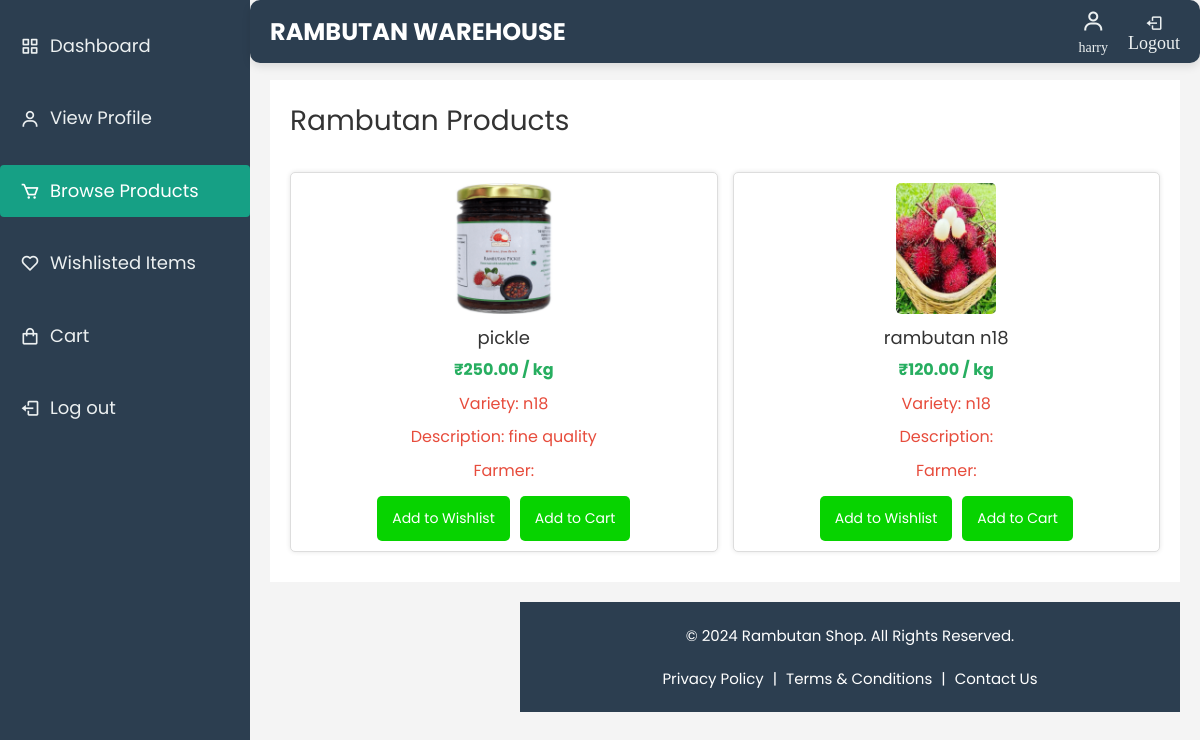
The app's page /products/ (signed in) with its own data.
### warehouse/models.py (models this page shows, shortened)
class Registeruser(AbstractUser):
    username = models.EmailField(unique=True)
    name = models.CharField(max_length=50,default='noname')
    contact = models.CharField(max_length=250, blank=True)
    address = models.CharField(max_length=250, blank=True)
    place = models.CharField(max_length=100, blank=True)
    role = models.CharField(max_length=10, choices=ROLE_CHOICES)
    groups = models.ManyToManyField(
        Group,
        related_name='registeruser_set',  # Custom related_name
        blank=True,
        help_text='The groups this user belongs to. A user will get all permissions granted to each of their groups.'
    )
    user_permissions = models.ManyToManyField(
        Permission,
        related_name='registeruser_set',  # Custom related_name
        blank=True,
        help_text='Specific permissions for this user.'
    )

class RambutanPost(models.Model):
    farmer = models.ForeignKey('FarmerDetails', on_delete=models.CASCADE, related_name='rambutan_posts')
    name = models.CharField(max_length=255)
    variety = models.CharField(max_length=100)
    quantity = models.PositiveIntegerField()
    quantity_left = models.PositiveIntegerField(default=0)  # Quantity left after sales
    price_per_kg = models.DecimalField(max_digits=10, decimal_places=2)
    image = models.ImageField(upload_to='rambutan_images/', blank=True, null=True)
    description = models.TextField(blank=True, null=True)
    created_at = models.DateTimeField(auto_now_add=True)
    is_available = models.BooleanField(default=True)  # Whether the post is still available

### warehouse/views.py (the view)
# urls.py: path('products/', views.products_browse, name='products_browse'),
@login_required
def products_browse(request):
    products = RambutanPost.objects.all().values('id', 'name', 'variety', 'image', 'price_per_kg', 'created_at', 'description', 'is_available')
    cart_items = Cart.objects.filter(user=request.user).values_list('rambutan_post_id', flat=True)
    wishlist_items = Wishlist.objects.filter(user=request.user).values_list('rambutan_post_id', flat=True)
    for product in products:
            if not product['is_available']:
                product['status_message'] = 'Unavailable'
    context = {
        'products': products,
    }
    return render(request, 'shop.html', context)

### warehouse/templates/shop.html (shortened to what this page needs)
{% load static %}
<!DOCTYPE html>
<html lang="en" dir="ltr">
<head>
    <link href='https://unpkg.com/boxicons@2.0.7/css/boxicons.min.css' rel='stylesheet'>
    <link href="https://cdn.jsdelivr.net/npm/sweetalert2@11/dist/sweetalert2.min.css" rel="stylesheet">
    <link rel="stylesheet" href="{% static 'css/open-iconic-bootstrap.min.css' %}">
    <link rel="stylesheet" href="{% static 'css/animate.css' %}">
    <link rel="stylesheet" href="{% static 'css/owl.carousel.min.css' %}">
    <link rel="stylesheet" href="{% static 'css/owl.theme.default.min.css' %}">
    <link rel="stylesheet" href="{% static 'css/magnific-popup.css' %}">
    <link rel="stylesheet" href="{% static 'css/aos.css' %}">
    <link rel="stylesheet" href="{% static 'css/ionicons.min.css' %}">
    <link rel="stylesheet" href="{% static 'css/bootstrap-datepicker.css' %}">
    <link rel="stylesheet" href="{% static 'css/jquery.timepicker.css' %}">
    <link rel="stylesheet" href="{% static 'css/flaticon.css' %}">
    <link rel="stylesheet" href="{% static 'css/icomoon.css' %}">
    <link rel="stylesheet" href="{% static 'css/style.css' %}">
</head>
<body>
    <div class="sidebar">
        <ul class="nav-links">
            <li>
                <a href="{% url 'customer_dashboard' %}" >
                    <i class='bx bx-grid-alt'></i>
                    <span class="links_name">Dashboard</span>
                </a>
            </li>
            <li>
                <a href="{% url 'profile_view' %}">
                    <i class='bx bx-user'></i>
                    <span class="links_name">View Profile</span>
                </a>
            </li>
            <li>
                <a href="{% url 'products_browse' %}" class="active">
                    <i class='bx bx-cart'></i>
                    <span class="links_name">Browse Products</span>
                </a>
            </li>
            <li>
                <a href="{% url 'wishlist' %}">
                    <i class='bx bx-heart'></i>
                    <span class="links_name">Wishlisted Items</span>
                </a>
            </li>
            <li>
                <a href="{% url 'cart' %}">
                    <i class='bx bx-shopping-bag'></i>
                    <span class="links_name">Cart</span>
                </a>
            </li>
            <li class="log_out">
                <a href="{% url 'logout' %}" class="logout-button">
                    <i class='bx bx-log-out'></i>
                    <span class="links_name">Log out</span>
                </a>
            </li>
        </ul>
    </div>
    <section class="home-section">
        <nav class="top-navbar">
            <div class="logo">
                <span class="logo-text">Rambutan Warehouse</span>
            </div>
            <ul class="nav-icons">
                <li class="user-profile">
                    <a href="{% url 'profile_view' %}">
                        <i class='bx bx-user'></i>
                        <span class="icon-name">{{ user.name }}</span>
                    </a>
                </li>
                <li>
                    <a href="{% url 'logout' %}" class="logout-button">
                        <i class='bx bx-log-out'></i>
                        <span class="icon-name">Logout</span>
                    </a>
                </li>
            </ul>
        </nav>
        <div class="main-content">
            <h2>Rambutan Products</h2>
            <div class="product-listing">
                {% for product in products %}
                <div class="product">
                    <img src="{% if product.image %}/media/{{ product.image }}{% else %}{% static 'images/default_product.jpg' %}{% endif %}" alt="{{ product.name }}" width="100px" >
                    <h3>{{ product.name }}</h3>
                    <p class="price">₹{{ product.price_per_kg }} / kg</p>
                    <p>Variety: {{ product.variety }}</p>
                    <p>Description: {{ product.description }}</p>
                    <p>Farmer: {{ product.user.username }}</p>
                    {% if product.status_message %}
                        <p class="unavailable">{{ product.status_message }}</p>
                    {% else %}
                        <div class="cart-buttons">
                            <button><a href="{% url 'add_to_wishlist' product.id %}">Add to Wishlist</a></button>
                            <button><a href="{% url 'add_to_cart' product.id %}">Add to Cart</a></button>
                        </div>
                    {% endif %}
                </div>
                {% empty %}
                <p>No products available at the moment.</p>
                {% endfor %}
            </div>
        </div>
    <footer>
        <p>&copy; 2024 Rambutan Shop. All Rights Reserved.</p>
        <a href="#">Privacy Policy</a> | <a href="#">Terms & Conditions</a> | <a href="#">Contact Us</a>
    </footer>
</section>
</body>
</html>

### warehouse/static/css/icomoon.css (style rules this page uses)
[class^="icon-"], [class*=" icon-"] { font-family: 'icomoon' !important; speak: none; font-style: normal; font-weight: normal; font-variant: normal; text-transform: none; line-height: 1; -webkit-font-smoothing: antialiased; -moz-osx-font-smoothing: grayscale; }

### warehouse/templates/shop.html (style rules this page uses)
:root { --primary-color: #2c3e50; --secondary-color: #ecf0f1; --accent-color: #16a085; --hover-color: #34495e; --white: #ffffff; --font-family: 'Poppins', sans-serif; }
body { font-family: var(--font-family); background-color: #f4f4f4; margin: 0; padding: 0; display: flex; }
.sidebar { width: 250px; background-color: var(--primary-color); height: 100vh; position: fixed; top: 0; left: 0; transition: width 0.3s; display: flex; flex-direction: column; }
.sidebar { width: 250px; background-color: var(--primary-color); height: 100vh; position: fixed; top: 0; left: 0; transition: all 0.3s; display: flex; flex-direction: column; }
.sidebar ul.nav-links { list-style-type: none; padding: 0; margin: 0; }
.sidebar ul.nav-links li { margin: 20px 0; }
.sidebar ul.nav-links li a { color: var(--secondary-color); text-decoration: none; font-size: 18px; display: flex; align-items: center; padding: 10px 20px; transition: background-color 0.3s, color 0.3s; border-radius: 4px; }
.sidebar ul.nav-links li a:hover, .sidebar ul.nav-links li a.active { background-color: var(--accent-color); color: var(--white); }
.sidebar ul.nav-links li a i { margin-right: 10px; font-size: 20px; }
.top-navbar { background-color: var(--primary-color); padding: 10px 20px; display: flex; justify-content: space-between; align-items: center; border-radius: 10px; box-shadow: 0 4px 8px rgba(0, 0, 0, 0.1); margin-bottom: 20px; position: fixed; top: 0; left: 250px; right: 0; z-index: 1000; }
.logo-text { font-size: 24px; color: var(--white); font-weight: bold; text-transform: uppercase; }
.nav-icons { list-style: none; display: flex; align-items: center; gap: 20px; margin: 0; padding: 0; }
.nav-icons li a { color: var(--secondary-color); text-decoration: none; font-size: 18px; display: flex; flex-direction: column; align-items: center; transition: color 0.3s; }
.nav-icons li.user-profile a { display: flex; flex-direction: column; align-items: center; justify-content: center; text-align: center; gap: 5px; }
.nav-icons li.user-profile a i { font-size: 24px; color: var(--secondary-color); }
.nav-icons li.user-profile a .icon-name { font-size: 14px; color: var(--secondary-color); }
.home-section { margin-left: 250px; width: calc(100% - 250px); padding-top: 60px; padding: 20px; transition: margin-left 0.3s, width 0.3s; min-height: 100vh; margin-top: 60px; }
.main-content { width: 100%; padding: 20px; background-color: #fff; box-sizing: border-box; }
.main-content h2 { font-size: 28px; margin-bottom: 20px; color: #333; }
.product-listing { display: flex; flex-wrap: wrap; gap: 15px; }
.product { flex: 1 1 calc(33.333% - 20px); margin: 10px 0; border: 1px solid #ddd; padding: 10px; box-shadow: 0 0 5px rgba(0, 0, 0, 0.1); border-radius: 5px; background-color: #fff; text-align: center; box-sizing: border-box; }
.product img { max-width: 100%; height: auto; margin-bottom: 10px; border-radius: 5px; }
.product h3 { font-size: 18px; color: #333; margin-bottom: 5px; }
.product p { font-size: 16px; color: #e74c3c; margin: 5px 0; }
.product .price { color: #27ae60; font-weight: bold; }
.product .cart-buttons { margin-top: 10px; display: flex; justify-content: center; gap: 10px; }
.cart-buttons button { background-color: #07d300; border: none; color: white; padding: 10px 15px; cursor: pointer; border-radius: 5px; transition: background-color 0.3s; font-size: 14px; }
.cart-buttons button a { color: white; text-decoration: none; display: block; width: 100%; height: 100%; text-align: center; }
footer { text-align: center; padding: 20px; background-color: var(--primary-color); color: var(--white); margin-top: 20px; width: calc(100% - 250px); margin-left: 250px; box-sizing: border-box; }
footer a { color: var(--white); text-decoration: none; margin: 0 5px; }

### records on screen
Registeruser: name "harry"
RambutanPost: image+name (picture), name "pickle", price_per_kg "250.00", variety "n18", description "fine quality"
RambutanPost: image (picture), name "rambutan n18", price_per_kg "120.00", variety "n18"
